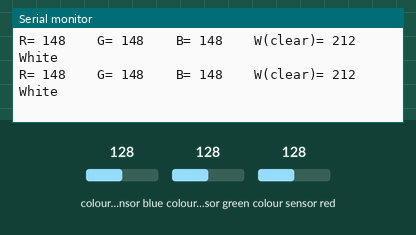
Simulated run of this sketch. Board: Arduino Uno, built with avr-gcc and run on an emulated ATmega328P. On the bench: the last lines printed to the serial monitor. The test bench sets the inputs (shaded band); at power-on: colour sensor green 128, colour sensor blue 128, colour sensor red 128.

Above: at 1.2 s.
1.3 s: colour sensor green set to 84
At 1.36 s:
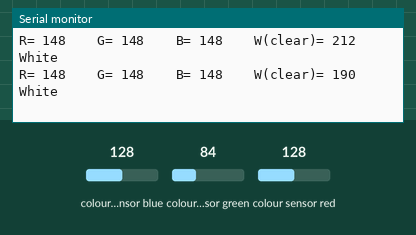
4.3 s: colour sensor green set to 75
At 4.34 s:
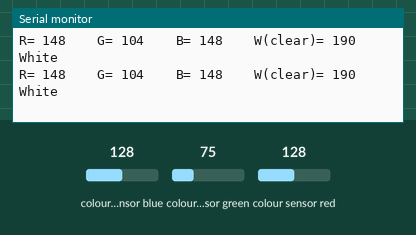
7.3 s: colour sensor blue set to 83
At 7.31 s:
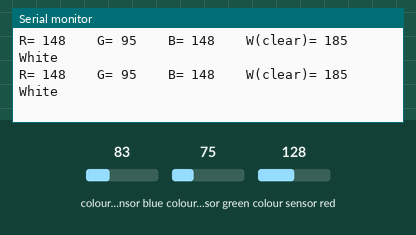
10.3 s: colour sensor blue set to 75
At 10.35 s:
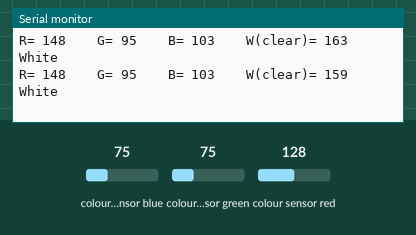
Timing chart, 0 to 13.3 s (numbered marks = the images above; inputs shaded):
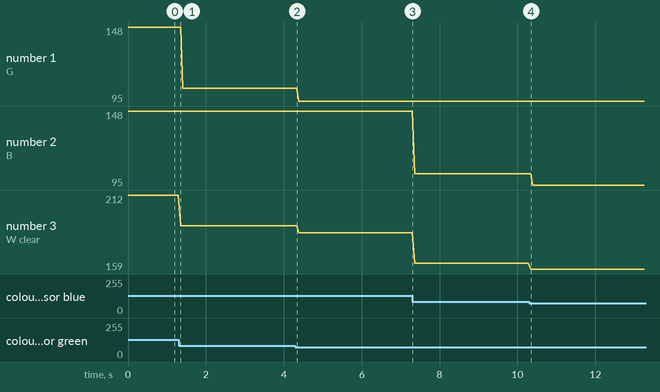

The sketch:

backup_color_sensor.ino
```cpp
#include <tcs3200.h>
// white min max color numbers
#define Wmin_for_green_and_black 250
#define Wmin_for_red 180
// green min max color numbers
#define Gmax_for_green 112
#define Gmin_for_green 70
#define Gmax_for_red 112
#define Gmin_for_red 70
#define Gmax_for_blue 125
#define Gmin_for_blue 100
// red min max color numbers
#define Rmax_for_red 125
#define Rmin_for_red 80
// black min max color numbers
#define Bmax_for_red 80
#define Bmin_for_red 57
#define Bmax_for_green 112
#define Bmin_for_green 60

int red, green, blue, white;

tcs3200 tcs(8, 7, 10, 11, 12); // (S0, S1, S2, S3, output pin)  //

void setup() {
  Serial.begin(9600);
}

void loop() {
  //red = tcs.colorRead('r', 0);    //scaling can also be put to 0%, 20%, and 100% (default scaling is 20%)   ---    read more at: https://www.mouser.com/catalog/specsheets/TCS3200-E11.pdf
  //red = tcs.colorRead('r', 20);
  //red = tcs.colorRead('r', 100);

  red = tcs.colorRead('r', 20);   //reads color value for red
  Serial.print("R= ");
//  red = map(red , 27, 70, 255, 0);
  Serial.print(red);
  Serial.print("    ");

  green = tcs.colorRead('g', 20);   //reads color value for green
  Serial.print("G= ");
//  green = map(green, 25, 70, 255, 0);
  Serial.print(green);
  Serial.print("    ");

  blue = tcs.colorRead('b', 20);   //reads color value for blue
  Serial.print("B= ");
//  blue = map(blue, 25, 70, 255, 0);
  Serial.print(blue);
  Serial.print("    ");

  white = tcs.colorRead('c', 20);   //reads color value for white(clear)
  Serial.print("W(clear)= ");
  Serial.print(white);
  Serial.print("    ");

  //  Serial.print();
  if (white < 100) {
    Serial.println("Black");
  }
  else if (white <= 333 && green < Gmax_for_green && green > Gmin_for_green && red > Gmin_for_red && red < Gmax_for_red && blue > Gmin_for_blue + 1 && blue <= Gmax_for_blue) {
    Serial.println("Green");
  }
  else if (white <= Wmin_for_red && red > Rmin_for_red && red < Rmax_for_red) {
    Serial.println("Red");
  }
  else {
    Serial.println("White");
  }

}
```

Measured:
- after the input at 1.3 s, the serial monitor: prints a new line after 0.05 s (image 1)
- after the input at 10.3 s, the serial monitor: prints a new line at once (image 4)
- plotted number 1: 148 → 104 after the input at 1.3 s, 104 → 95 after the input at 4.3 s
- plotted number 2: 148 → 103 after the input at 7.3 s
- plotted number 3: 212 → 190 after the input at 1.3 s, 190 → 185 after the input at 4.3 s, 185 → 163 after the input at 7.3 s, 163 → 159 after the input at 10.3 s
